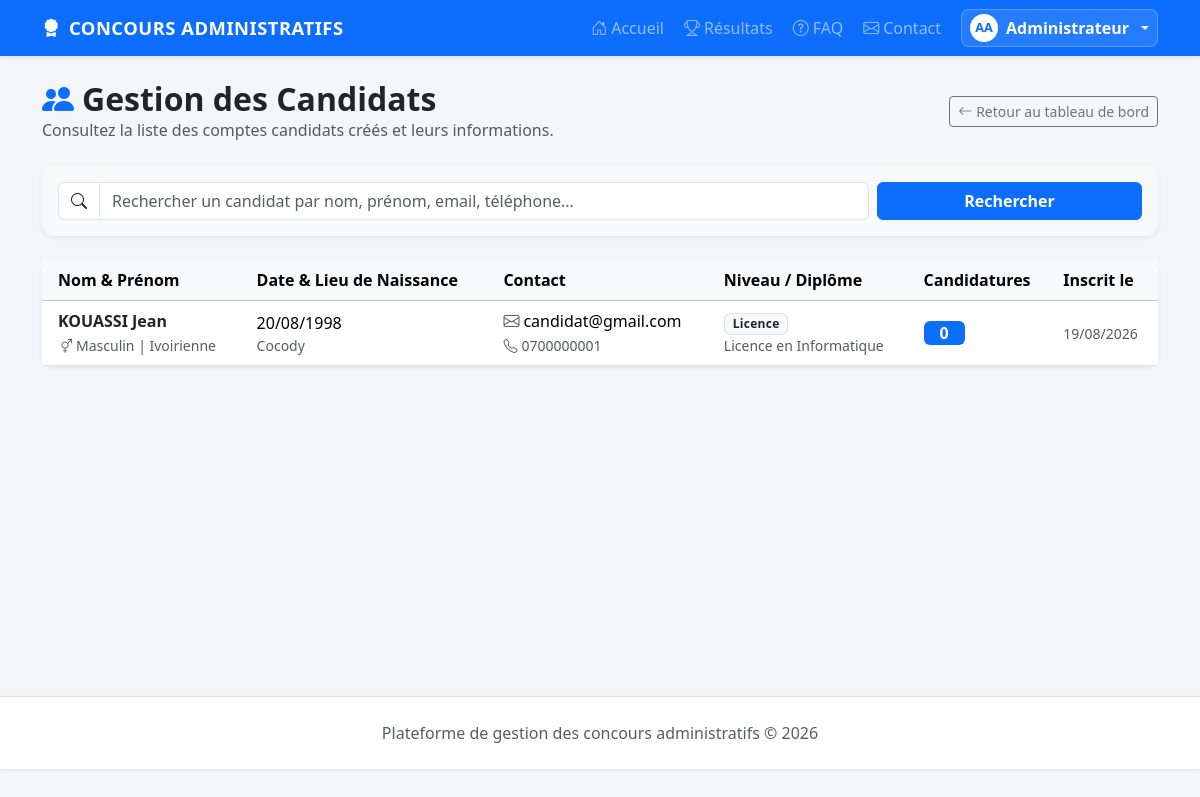
The page /admin/candidats.php (signed in) on the database its author committed.
### tables this page shows
CREATE TABLE users (
    id INT AUTO_INCREMENT PRIMARY KEY,
    nom VARCHAR(100) NOT NULL,
    prenom VARCHAR(100) NOT NULL,
    date_naissance DATE NULL,
    lieu_naissance VARCHAR(150) NULL,
    sexe ENUM('M', 'F') DEFAULT 'M',
    nationalite VARCHAR(100) DEFAULT 'Ivoirienne',
    email VARCHAR(150) UNIQUE NOT NULL,
    telephone VARCHAR(30) NULL,
    adresse VARCHAR(255) NULL,
    ville VARCHAR(100) NULL,
    niveau_etude VARCHAR(100) NULL,
    diplome_obtenu VARCHAR(150) NULL,
    etablissement VARCHAR(150) NULL,
    annee_obtention YEAR NULL,
    password VARCHAR(255) NOT NULL,
    role ENUM('admin', 'candidat', 'agent') NOT NULL DEFAULT 'candidat',
    created_at TIMESTAMP DEFAULT CURRENT_TIMESTAMP
);

### admin/candidats.php (the view, shortened to what this page needs)
<?php
require '../config/database.php';
$search = trim($_GET['search'] ?? '');
$sql = "SELECT u.*,
        (SELECT COUNT(*) FROM candidatures WHERE user_id = u.id) as nb_candidatures
        FROM users u
        WHERE u.role = 'candidat'";
$params = [];
$sql .= " ORDER BY u.created_at DESC";
$st = $pdo->prepare($sql);
$st->execute($params);
$candidats = $st->fetchAll();
require '../includes/header.php';
?>
<div class="d-flex justify-content-between align-items-center mb-4 flex-wrap gap-2">
    <div>
        <h1 class="h2 fw-bold text-dark m-0"><i class="bi bi-people-fill text-primary me-2"></i>Gestion des Candidats</h1>
        <p class="text-muted m-0">Consultez la liste des comptes candidats créés et leurs informations.</p>
    </div>
    <a href="dashboard.php" class="btn btn-outline-secondary btn-sm">
        <i class="bi bi-arrow-left me-1"></i>Retour au tableau de bord
    </a>
</div>
<div class="card p-3 shadow-sm border-0 mb-4 bg-light">
    <form method="get" action="candidats.php" class="row g-2 align-items-center">
        <div class="col-md-9">
            <div class="input-group">
                <span class="input-group-text bg-white"><i class="bi bi-search"></i></span>
                <input type="text" name="search" class="form-control" placeholder="Rechercher un candidat par nom, prénom, email, téléphone..." value="<?= htmlspecialchars($search) ?>">
            </div>
        </div>
        <div class="col-md-3 d-flex gap-2">
            <button class="btn btn-primary w-100 fw-semibold" type="submit">Rechercher</button>
        </div>
    </form>
</div>
<div class="card shadow-sm border-0">
    <div class="card-body p-0">
        <div class="table-responsive">
            <table class="table table-hover align-middle mb-0">
                <thead class="table-light">
                    <tr>
                        <th class="ps-3">Nom & Prénom</th>
                        <th>Date & Lieu de Naissance</th>
                        <th>Contact</th>
                        <th>Niveau / Diplôme</th>
                        <th>Candidatures</th>
                        <th>Inscrit le</th>
                    </tr>
                </thead>
                <tbody>
                    <?php foreach ($candidats as $c): ?>
                        <tr>
                            <td class="ps-3">
                                <strong class="text-dark d-block"><?= htmlspecialchars($c['nom'] . ' ' . $c['prenom']) ?></strong>
                                <small class="text-muted"><i class="bi bi-gender-ambiguous me-1"></i><?= $c['sexe'] === 'F' ? 'Féminin' : 'Masculin' ?> | <?= htmlspecialchars($c['nationalite'] ?? 'Ivoirienne') ?></small>
                            </td>
                            <td>
                                <?= !empty($c['date_naissance']) ? date('d/m/Y', strtotime($c['date_naissance'])) : 'N/A' ?>
                                <small class="text-muted d-block"><?= htmlspecialchars($c['lieu_naissance'] ?? '') ?></small>
                            </td>
                            <td>
                                <i class="bi bi-envelope me-1 text-muted"></i><?= htmlspecialchars($c['email']) ?><br>
                                <small class="text-muted"><i class="bi bi-telephone me-1"></i><?= htmlspecialchars($c['telephone'] ?? 'Non renseigné') ?></small>
                            </td>
                            <td>
                                <span class="badge bg-light text-dark border"><?= htmlspecialchars($c['niveau_etude'] ?? 'Non précisé') ?></span>
                                <small class="text-muted d-block"><?= htmlspecialchars($c['diplome_obtenu'] ?? '') ?></small>
                            </td>
                            <td>
                                <span class="badge bg-primary px-3 py-1 fs-6"><?= (int)$c['nb_candidatures'] ?></span>
                            </td>
                            <td class="small text-muted">
                                <?= date('d/m/Y', strtotime($c['created_at'])) ?>
                            </td>
                        </tr>
                    <?php endforeach; ?>
                </tbody>
            </table>
        </div>
    </div>
</div>
<?php require '../includes/footer.php'; ?>

### assets/css/style.css (style rules this page uses)
body { background-color: #f4f6f9; font-family: 'Segoe UI', system-ui, -apple-system, sans-serif; color: #212529; }
.card { border: 0; border-radius: 12px; box-shadow: 0 4px 12px rgba(0, 0, 0, 0.05); transition: transform 0.2s ease, box-shadow 0.2s ease; }
.table { vertical-align: middle; }
.badge { font-weight: 600; letter-spacing: 0.3px; }

### rows shown on the page
users: nom+prenom "KOUASSI Jean", sexe "Masculin", nationalite "Ivoirienne", date_naissance "20/08/1998", lieu_naissance "Cocody", email "candidat@gmail.com", telephone "0700000001", niveau_etude "Licence", diplome_obtenu "Licence en Informatique", nb_candidatures "0", created_at "19/08/2026"

### other values the page prints
$userInitials "AA"
$user['prenom'] "Administrateur"
